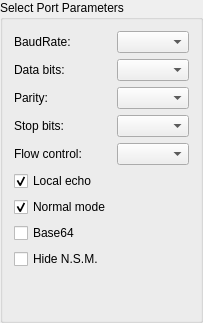
    <widget class="QGroupBox" name="parametersBox">
     <property name="title">
      <string>Select Port Parameters</string>
     </property>
     <layout class="QGridLayout" name="gridLayout_2">
      <item row="2" column="0">
       <widget class="QLabel" name="parityLabel">
        <property name="text">
         <string>Parity:</string>
        </property>
       </widget>
      </item>
      <item row="0" column="0">
       <widget class="QLabel" name="baudRateLabel">
        <property name="text">
         <string>BaudRate:</string>
        </property>
       </widget>
      </item>
      <item row="3" column="1">
       <widget class="QComboBox" name="stopBitsBox"/>
      </item>
      <item row="2" column="1">
       <widget class="QComboBox" name="parityBox"/>
      </item>
      <item row="1" column="1">
       <widget class="QComboBox" name="dataBitsBox"/>
      </item>
      <item row="0" column="1">
       <widget class="QComboBox" name="baudRateBox"/>
      </item>
      <item row="1" column="0">
       <widget class="QLabel" name="dataBitsLabel">
        <property name="text">
         <string>Data bits:</string>
        </property>
       </widget>
      </item>
      <item row="3" column="0">
       <widget class="QLabel" name="stopBitsLabel">
        <property name="text">
         <string>Stop bits:</string>
        </property>
       </widget>
      </item>
      <item row="4" column="1">
       <widget class="QComboBox" name="flowControlBox"/>
      </item>
      <item row="4" column="0">
       <widget class="QLabel" name="flowControlLabel">
        <property name="text">
         <string>Flow control:</string>
        </property>
       </widget>
      </item>
      <item row="8" column="0">
       <widget class="QCheckBox" name="Base64CheckBox">
        <property name="text">
         <string>Base64</string>
        </property>
        <property name="checked">
         <bool>false</bool>
        </property>
       </widget>
      </item>
      <item row="6" column="0">
       <widget class="QCheckBox" name="localEchoCheckBox">
        <property name="text">
         <string>Local echo</string>
        </property>
        <property name="checked">
         <bool>true</bool>
        </property>
       </widget>
      </item>
      <item row="7" column="0">
       <widget class="QCheckBox" name="NormalModeCheckBox">
        <property name="text">
         <string>Normal mode</string>
        </property>
        <property name="checked">
         <bool>true</bool>
        </property>
       </widget>
      </item>
      <item row="10" column="0">
       <spacer name="verticalSpacer_2">
        <property name="orientation">
         <enum>Qt::Vertical</enum>
        </property>
        <property name="sizeHint" stdset="0">
         <size>
          <width>20</width>
          <height>40</height>
         </size>
        </property>
       </spacer>
      </item>
      <item row="9" column="0">
       <widget class="QCheckBox" name="ShowNSMCheckBox">
        <property name="text">
         <string>Hide N.S.M.</string>
        </property>
        <property name="checked">
         <bool>false</bool>
        </property>
       </widget>
      </item>
     </layout>
    </widget>
